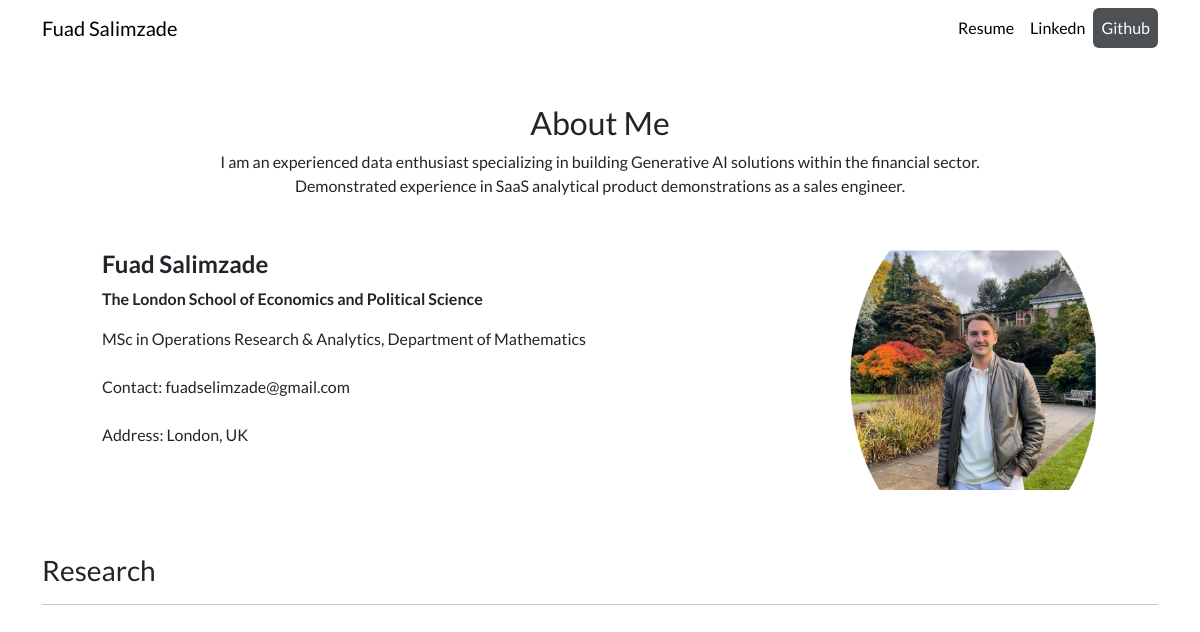
Before: / with the older database file.
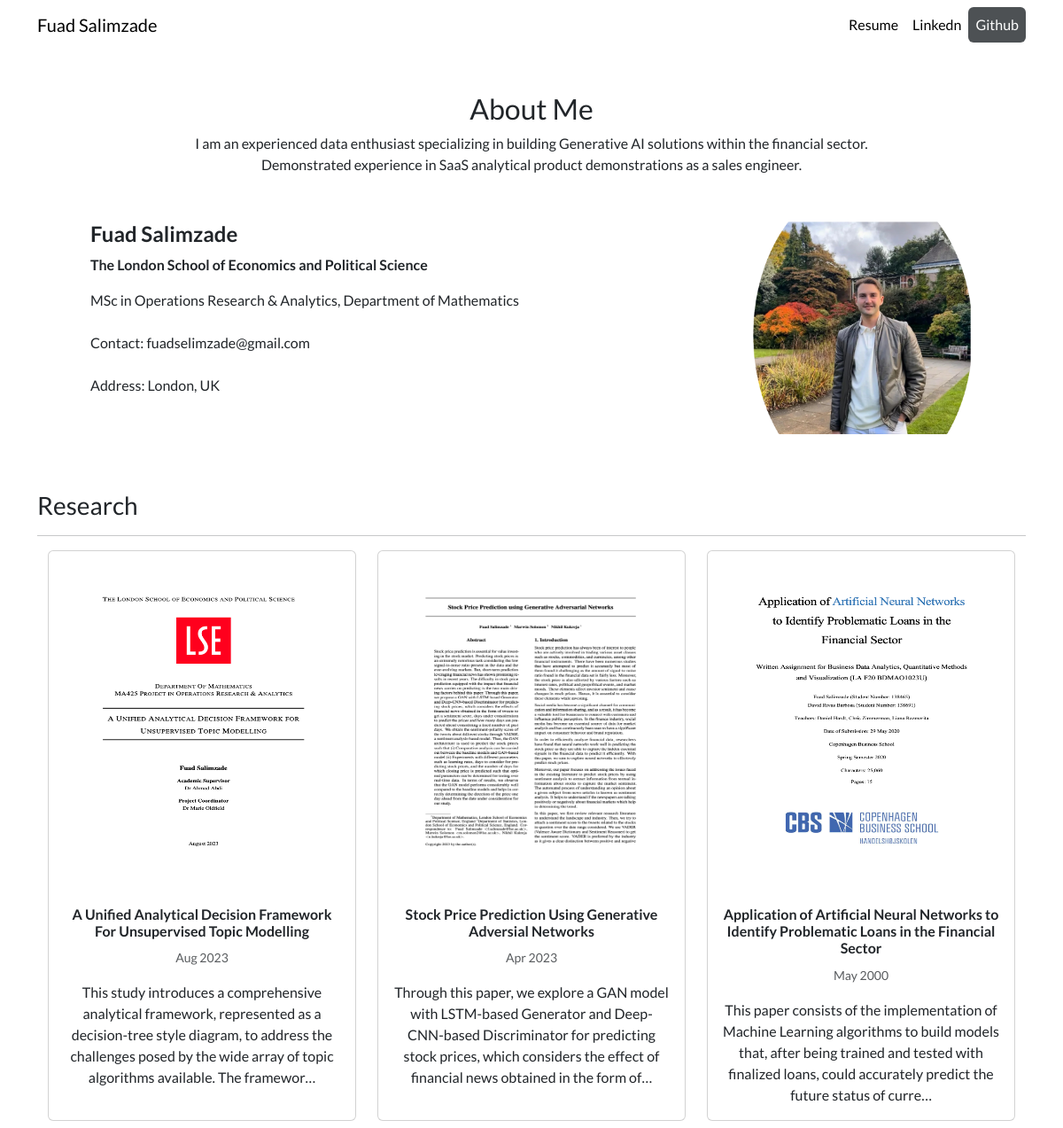
After: the same page with the newer database file.
### my_portfolio/models.py (models this page shows, shortened)
class Project(models.Model):
    title = models.CharField(max_length=100)
    description = models.CharField(max_length=250)
    image = models.ImageField(upload_to="portfolio/images/")
    url = models.URLField(blank=True)
    file = models.FileField(blank=True)
    date = models.DateField()

### my_portfolio/views.py (the view)
# urls.py: 2. Add a URL to urlpatterns:  path('', views.home, name='home')
def home(request):
    projects = Project.objects.all()
    return render(request, "portfolio/home.html", {"projects": projects})

### my_portfolio/templates/portfolio/home.html
{% extends "portfolio/base.html" %}
{% block content %}
{% load static %}
<div class="container">
  <div class="container">
    <h2 class="mt-5 text-center">About Me</h2>
    <p class="m-1 text-center">
      I am an experienced data enthusiast specializing in building Generative AI solutions within the financial sector.
      <br>
      Demonstrated experience in SaaS analytical product demonstrations as a sales engineer.
    </p>
    <div class="row p-5">
      <div class="col">
        <h4><b>Fuad Salimzade</b></h4>
        <p><b>The London School of Economics and Political Science</b></p>
        <p>
          MSc in Operations Research & Analytics, Department of Mathematics
          <br><br>Contact: fuadselimzade@gmail.com
          <br><br>Address: London, UK
        </p>
      </div>
      <div class="col">
        <div class="row justify-content-end">
          <img src="{% static 'portfolio/cover_photo.png' %}" class="card-img-top" style="height: 15rem; width:17rem">
        </div>
      </div>
    </div>
  </div>
  <h3 class="mt-3">Research</h2>
  <hr />
  <div class="container">
    <div class="row row-cols-1 row-cols-md-2 row-cols-lg-3 g-4">
        {% for project in projects %}
        <div class="col pb-2">
            <div class="card h-100">
              <a href="{{ project.file.url }}">
                  <img src="{{ project.image.url }}" class="card-img-top p-5" style="height: 24rem;">
              </a>
              <div class="card-body text-center">
                  <h6 class="card-title"><b>{{ project.title }}</b></h5>
                  <p class="card-text">
                    <small class="text-muted">{{ project.date | date:"M Y" }}</small>
                  </p>
                  <p class="card-text">{{ project.description|safe|truncatechars:200 }}</p>
              </div>
            </div>
        </div>
        {% endfor %}
    </div>
  </div>
</div>
{% endblock %}

### my_portfolio/templates/portfolio/base.html (shortened to what this page needs)
{% load static %}
<!doctype html>
<html lang="en">
    <head>
        <link
            href="https://cdn.jsdelivr.net/npm/bootstrap@5.3.3/dist/css/bootstrap.min.css"
            rel="stylesheet"
>
        <link href="{% static "css/style.css" %}" rel="stylesheet">
    </head>
    </body>
        <nav
            class="navbar navbar-expand-md">
            <div class="container">
                <a class="navbar-brand" href="{% url 'home' %}">
                <span>Fuad Salimzade</span>
                </a>
            <div class="collapse navbar-collapse text-center d-flex justify-content-end" id="navbarNav">
                <ul class="navbar-nav ml-auto">
                    <li class="nav-item">
                        <a class="nav-link active" href="{% static 'portfolio/Fuad_Salimzade_Resume.pdf' %}" target="_blank">Resume</a>
                    </li>
                    <li class="nav-item">
                        <a class="nav-link active" href="https://www.linkedin.com/in/fuadsalimzade/" target="_blank">Linkedn</a>
                    </li>
                    <li class="nav-item">
                        <a class="nav-link active btn btn-dark" role="button" href="https://github.com/fuadsalimzade?tab=repositories/" target="_blank">Github</a>
                    </li>
                </ul>
            </div>
            </div>
        </nav>
{% block content %}
{% endblock %}
    </body>
</html>

### my_portfolio/static/css/style.css (style rules this page uses)
.navbar-nav .nav-link { color: rgba(0, 0, 0, 1) !important; }
.navbar-nav .btn-dark { color: white !important; }

Changed rows visible on the page:
added Project: image (picture), title "A Unified Analytical Decision Framework For Unsupervised Topic Modelling", date "Aug 2023", description "This study introduces a comprehensive analytical framework, represented as a decision-tree style diagram, to address the challenges posed by the wide array of topic algorithms available. The framewor…"
added Project: image (picture), title "Stock Price Prediction Using Generative Adversial Networks", date "Apr 2023", description "Through this paper, we explore a GAN model with LSTM-based Generator and Deep-CNN-based Discriminator for predicting stock prices, which considers the effect of financial news obtained in the form of…"
added Project: image (picture), title "Application of Artificial Neural Networks to Identify Problematic Loans in the Financial Sector", date "May 2000", description "This paper consists of the implementation of Machine Learning algorithms to build models that, after being trained and tested with finalized loans, could accurately predict the future status of curre…"
